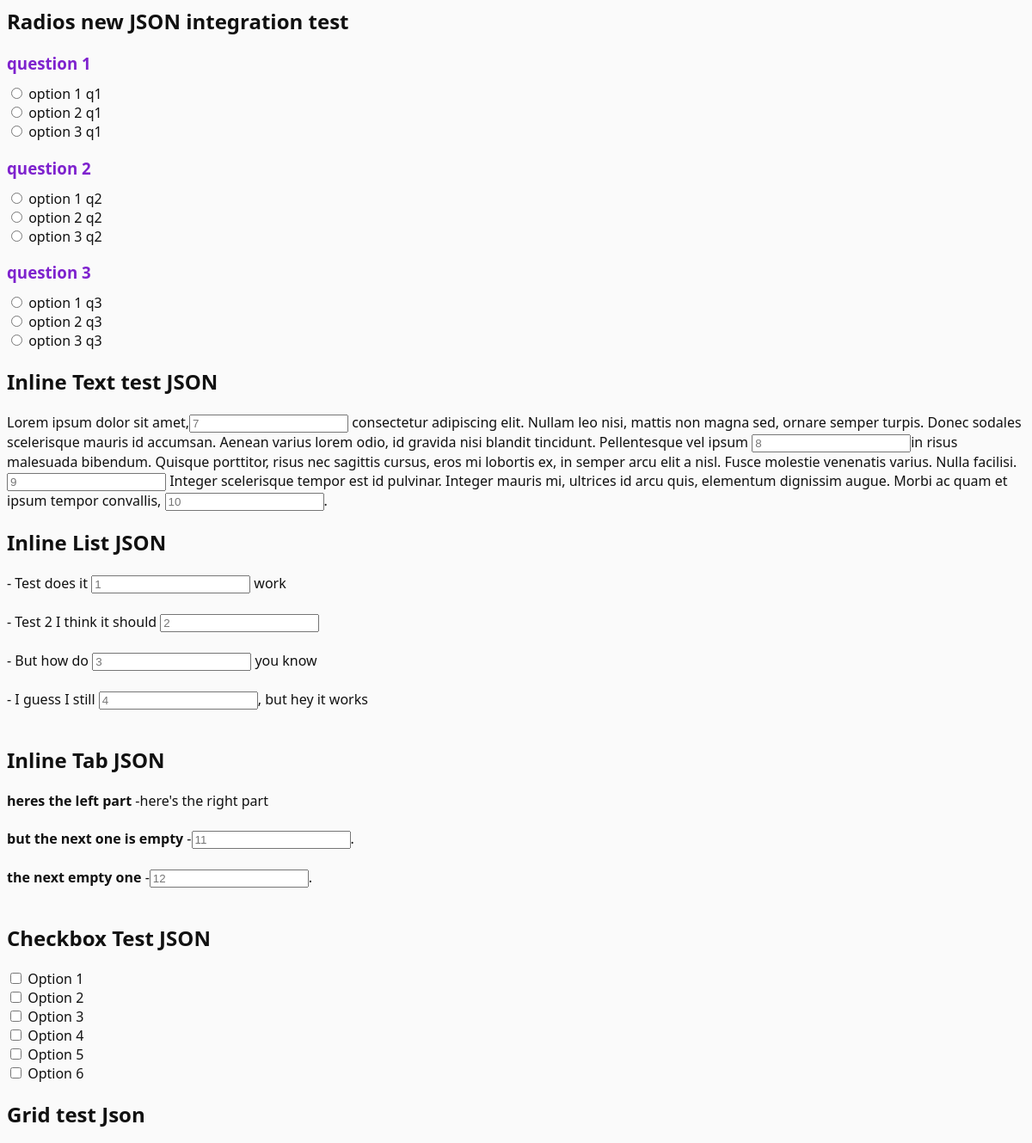
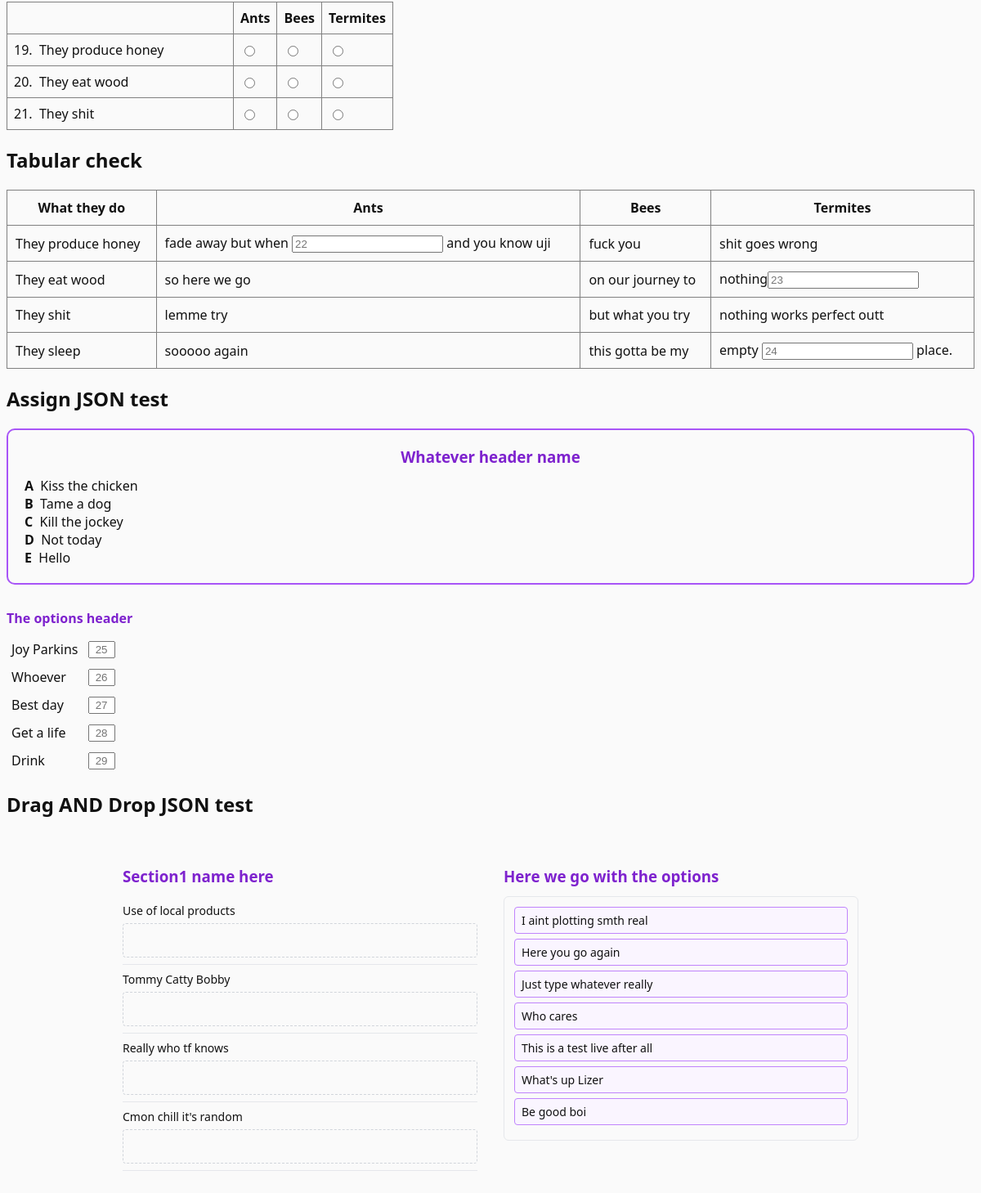
The page / on the database its author committed (2 pictures, top to bottom).
### mainapp/models.py (models this page shows, shortened)
class Test(models.Model):
    CHOICE_TYPES = {
        'radios' : "Radios",
        'inline' : "Inline",
        'inline_list' : "Inline List",
        'inline_tab' : "Inline Tab",
        'checkbox' : "Checkbox",
        'tabular' : "Tabular",
        'grid' : "Grid",
        'assign' : "Assign",
        'draganddrop' : "Drag-and-Drop",
    }
    title = models.CharField(null=True, blank=True)
    data = models.JSONField(default=dict, null=True, blank=True)
    qtype = models.CharField(choices=CHOICE_TYPES)

### mainapp/views.py (the view)
# urls.py: path('', Test.as_view(), name='home'),
class Test(ListView):
    model = Test
    template_name = 'test.html'
    context_object_name = "objects"

### mainapp/templatetags/ielts_tags.py (called while the page is built)
@register.filter(name="inline")
def inline(jdata):
    data = dict(jdata)
    text = data['text']
    pattern = r'\{\{(\d+)\}\}'
    def rep_inline(match):
        question_id = match.group(1)
        ret  = f'<input type="text" name="{question_id}" placeholder={question_id}>'
        return ret
    processed_text = re.sub(pattern, rep_inline, text)
    return mark_safe(processed_text)

@register.filter(name="inline_list")
def inline_list(jdata):
    data = dict(jdata)
    lines = data['lines']
    pattern = r'\{\{(\d+)\}\}'
    processed_text = ""
    def rep_inline(match):
        question_id = match.group(1)
        ret  = f'<input type="text" name="{question_id}" placeholder={question_id}>'
        return ret
    for line in lines:
        processed_text += "- "
        processed_text += re.sub(pattern, rep_inline, line)
        processed_text += "<br><br>"
    return mark_safe(processed_text)

@register.filter(name="radios")
def radios(jdata):
    data = dict(jdata)
    headers = data['headers']
    a = int(data['question_ids'][0])
    b = int(data['question_ids'][1])
    question_ids = range(a, b + 1)
    ret = ""
    for question_id, head in zip(question_ids, headers):
        options = data[head]
        ret += f"<h3>{head}</h3>"
        for idx, option in zip(question_ids, options):
            ret += f'''
                <div class="form-check">
                  <input class="form-check-input-radios" type="radio" name="{question_id}" id="{question_id}{idx}" value="{option}">
                  <label class="form-check-label-radios" for="{question_id}{idx}">{option}</label>
                </div>
                '''
    return mark_safe(ret)

@register.filter(name="inline_tab")
def inline_tab(jdata):
    data = dict(jdata)
    left = data['left']
    right = data['right']
    ret = ""
    for l, r in zip(left, right):
        ret += f'<strong>{l}</strong> -'
        if r.isdigit() == True:
            ret += f'<input type="text" name="{r}" placeholder={r}>.<br><br>'
        else:
            ret += f'{r}<br><br>'
    return mark_safe(ret)

### templates/test.html (shortened to what this page needs)
{% load ielts_tags %}
{% load static %}
<link rel="stylesheet" href="{% static 'css/draganddrop.css' %}">
{% for object in objects %}
    <h2>{{ object.title }}</h2>
    {% if object.qtype == "inline" %}
        {{ object.data|inline }}
    {% elif object.qtype == "inline_list" %}
        {{ object.data|inline_list }}
    {% elif object.qtype == "inline_tab" %}
        {{ object.data|inline_tab }}
    {% elif object.qtype == "radios" %}
        {{ object.data|radios }}
    {% elif object.qtype == "checkbox" %}
        {{ object.data|checkbox:object.title }}
    {% elif object.qtype == "tabular" %}
        {{ object.data|tabular }}
    {% elif object.qtype == "grid" %}
        {{ object.data|grid }}
    {% elif object.qtype == "assign" %}
        {{ object.data|assign }}
    {% elif object.qtype == "draganddrop" %}
        {{ object.data|draganddrop }}
    {% endif %}
{% endfor %}

### static/css/draganddrop.css (style rules this page uses)
h3 { color: #7e22ce; margin-bottom: 12px; }
.container { display: grid; grid-template-columns: 1fr 1fr; gap: 32px; max-width: 900px; margin: 40px auto; }
.trend { padding: 8px 0; border-bottom: 1px solid #e5e7eb; }
.trend-title { font-size: 14px; margin-bottom: 6px; }
.dropzone { min-height: 32px; border: 1px dashed #d1d5db; border-radius: 4px; padding: 4px; transition: background 0.15s, border-color 0.15s; }
.opinion { font-size: 14px; padding: 6px 8px; border: 1px solid #c084fc; border-radius: 4px; background: #faf5ff; cursor: grab; margin-bottom: 6px; user-select: none; }
.opinions { border: 1px solid #e5e7eb; border-radius: 6px; padding: 12px; min-height: 200px; }

### rows shown on the page
Test: title "Radios new JSON integration test"
Test: title "Inline Text test JSON"
Test: title "Inline List JSON"
Test: title "Inline Tab JSON"
Test: title "Checkbox Test JSON"
Test: title "Grid test Json"
Test: title "Tabular check"
Test: title "Assign JSON test"
Test: title "Drag AND Drop JSON test", data|draganddrop "Section1 name here Use of local products Tommy Catty Bobby Really who tf knows Cmon chill it's random Here we go with the options I aint plotting smth real Here you go again Just type whatever really Who cares This is a test live after all What's up Lizer Be good boi"
